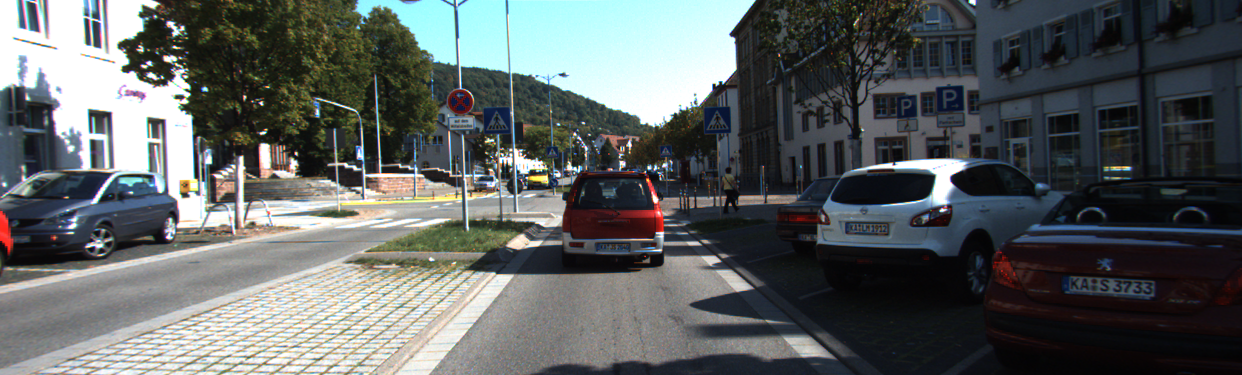
#> input picture images/000275.png, 1242 x 375 px
$ jupyter execute 3D_Subplots.ipynb   (shell and % lines are left out)   (older library calls are emulated)
#> lines starting #> are read from the running program, lines starting #| are printed output that depends on the picture
[cell 1]
import sys
sys.executable

[cell 2]
import cv2
import numpy as np
import matplotlib.pyplot as plt
from mpl_toolkits.mplot3d import Axes3D, axis3d
import seaborn as sns

[cell 3]
def plot3d(ax, pixels, colors_rgb,
        axis_labels=list("RGB"), axis_limits=((0, 255), (0, 255), (0, 255))):
    """Plot pixels in 3D."""
    # Set axis limits
    ax.set_xlim(*axis_limits[0])
    ax.set_ylim(*axis_limits[1])
    ax.set_zlim(*axis_limits[2])

    # Set axis labels and sizes
    ax.tick_params(axis='both', which='major', labelsize=14, pad=8)
    ax.set_xlabel(axis_labels[0], fontsize=16, labelpad=16)
    ax.set_ylabel(axis_labels[1], fontsize=16, labelpad=16)
    ax.set_zlabel(axis_labels[2], fontsize=16, labelpad=16)

    # Plot pixel values with colors given in colors_rgb
    ax.scatter(
        pixels[:, :, 0].ravel(),
        pixels[:, :, 1].ravel(),
        pixels[:, :, 2].ravel(),
        c=colors_rgb.reshape((-1, 3)), edgecolors='none')

    return ax  # return Axes3D object for further manipulation

### Visualization of an image as scatter plots in different color spaces

[cell 4]
def visualize(img_path):
    # Read a color image
#> called with img_path = 'images/000275.png'
    img = cv2.imread(img_path)
#> img is the input picture: shape (375, 1242, 3); mean B, G, R 96.5, 96.6, 91.8

    fig, ((ax1, ax2),(ax3, ax4)) = plt.subplots(2, 2, figsize=(16, 16), subplot_kw=dict(projection='3d'))

    # Select a small fraction of pixels to plot by subsampling it
    scale = max(img.shape[0], img.shape[1], 64) / 64  # at most 64 rows and columns
#> scale = 19.41
    img_small = cv2.resize(img, (np.int(img.shape[1] / scale), np.int(img.shape[0] / scale)), interpolation=cv2.INTER_NEAREST)

    # Convert subsampled image to desired color space(s)
    img_small_RGB = cv2.cvtColor(img_small, cv2.COLOR_BGR2RGB)  # OpenCV uses BGR, matplotlib likes RGB
    img_small_HSV = cv2.cvtColor(img_small, cv2.COLOR_BGR2HSV)
    img_small_HLS = cv2.cvtColor(img_small, cv2.COLOR_BGR2HLS)
    img_small_LUV = cv2.cvtColor(img_small, cv2.COLOR_BGR2LUV)
    img_small_rgb = img_small_RGB / 255.  # scaled to [0, 1], only for plotting

    plot3d(ax1, img_small_RGB, img_small_rgb)
    plot3d(ax2, img_small_HSV, img_small_rgb, axis_labels=list("HSV"))
    plot3d(ax3, img_small_HLS, img_small_rgb, axis_labels=list("HLS"))
    plot3d(ax4, img_small_LUV, img_small_rgb, axis_labels=list("LUV"))
    plt.show()
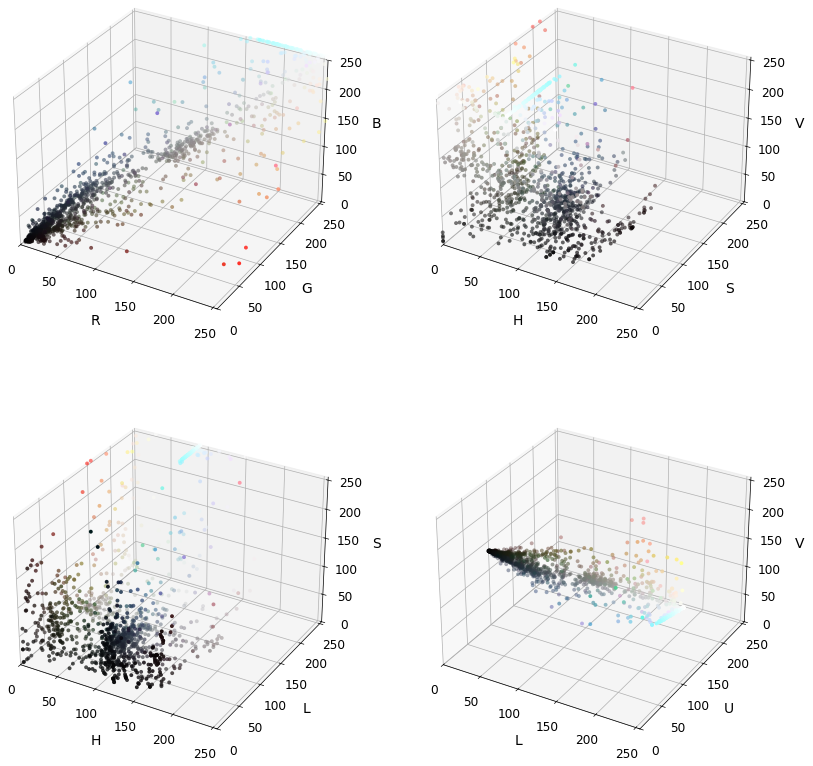
#> figure drawn by matplotlib, 4 panels

[cell 5]
visualize("images/000275.png")

[cell 6]
visualize("images/2.png")
#> call 2 of visualize, with img_path = 'images/2.png'
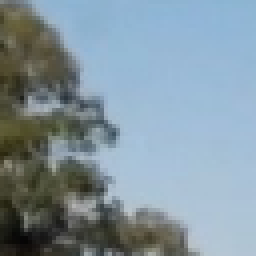
#> input picture images/2.png, 64 x 64 px (shown 4 times larger)
#> in visualize, img is the input picture: shape (64, 64, 3); mean B, G, R 158.4, 148, 130
#> in visualize (call 2), `img_small_HSV = cv2.cvtColor(img_small, cv2.COLOR_BGR2HSV)`: img_small_HSV: shape (64, 64, 3); mean H, S, V 81.6, 57.6, 163.3
#> in visualize (call 2), `img_small_HLS = cv2.cvtColor(img_small, cv2.COLOR_BGR2HLS)`: img_small_HLS: shape (64, 64, 3); mean of channels 0, 1, 2 81.6, 144.6, 69
#> in visualize (call 2), `img_small_LUV = cv2.cvtColor(img_small, cv2.COLOR_BGR2LUV)`: img_small_LUV: shape (64, 64, 3); mean of channels 0, 1, 2 151.5, 89.5, 125.4
#> in visualize (call 2), `plt.show()`:
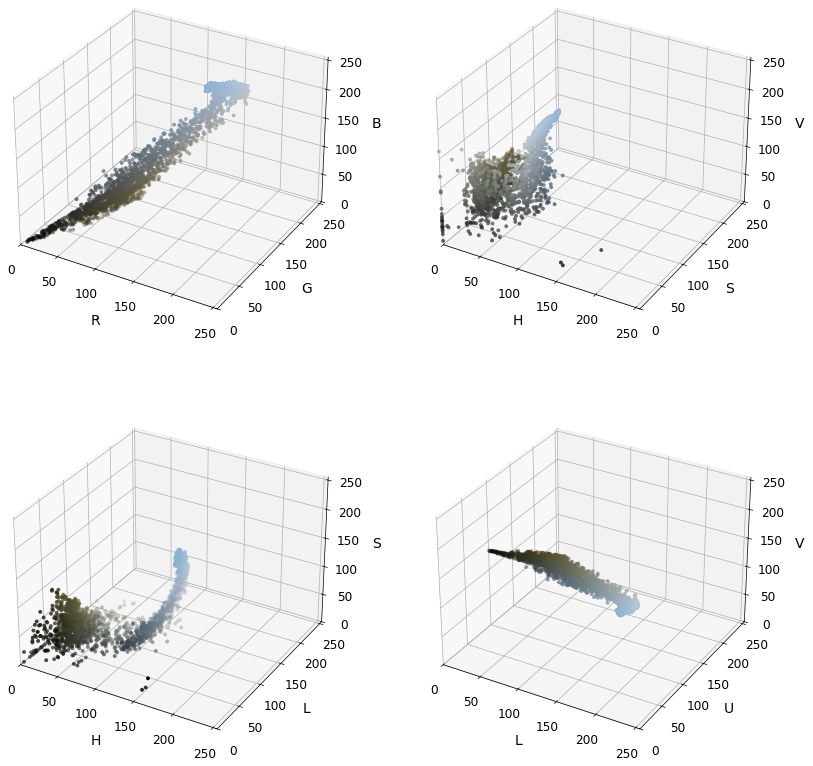
#> figure drawn by matplotlib, 4 panels

[cell 7]
visualize("images/25.png")
#> call 3 of visualize, with img_path = 'images/25.png'
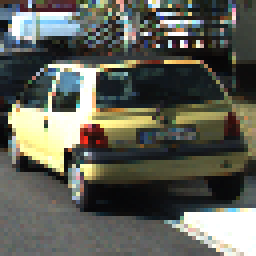
#> input picture images/25.png, 64 x 64 px (shown 4 times larger)
#> in visualize, img is the input picture: shape (64, 64, 3); mean B, G, R 86.6, 95.9, 94.3
#> in visualize (call 3), `img_small_HSV = cv2.cvtColor(img_small, cv2.COLOR_BGR2HSV)`: img_small_HSV: shape (64, 64, 3); mean H, S, V 62, 61, 102.7
#> in visualize (call 3), `img_small_HLS = cv2.cvtColor(img_small, cv2.COLOR_BGR2HLS)`: img_small_HLS: shape (64, 64, 3); mean of channels 0, 1, 2 62, 91.2, 61.1
#> in visualize (call 3), `img_small_LUV = cv2.cvtColor(img_small, cv2.COLOR_BGR2LUV)`: img_small_LUV: shape (64, 64, 3); mean of channels 0, 1, 2 98.3, 96.7, 142.3
#> in visualize (call 3), `plt.show()`:
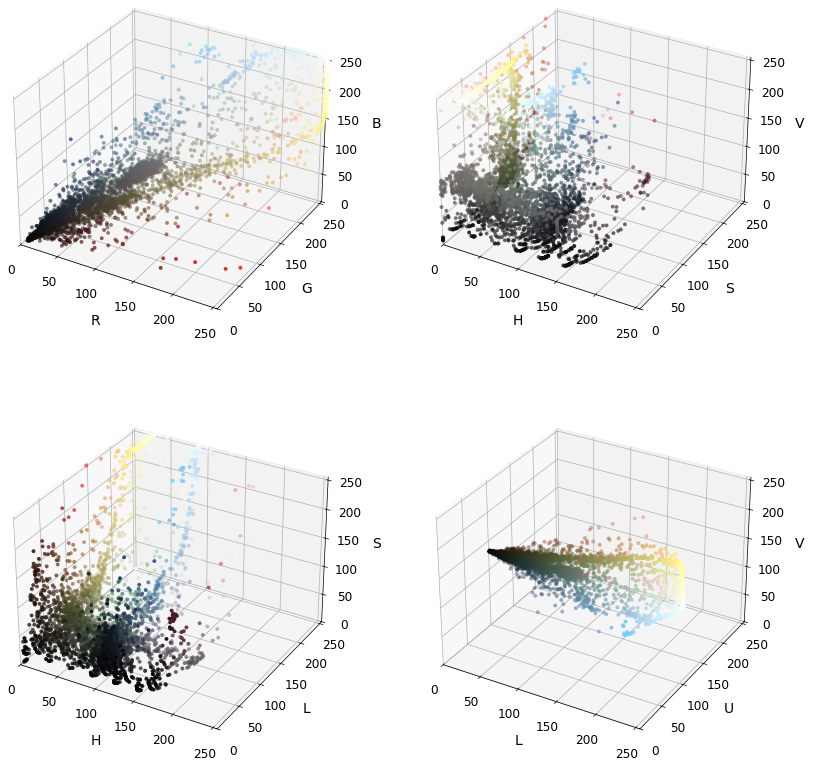
#> figure drawn by matplotlib, 4 panels

[cell 8]
visualize("images/3.png")
#> call 4 of visualize, with img_path = 'images/3.png'
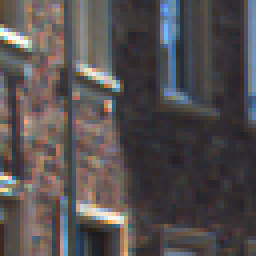
#> input picture images/3.png, 64 x 64 px (shown 4 times larger)
#> in visualize, img is the input picture: shape (64, 64, 3); mean B, G, R 79.9, 79, 84.7
#> in visualize (call 4), `img_small_HSV = cv2.cvtColor(img_small, cv2.COLOR_BGR2HSV)`: img_small_HSV: shape (64, 64, 3); mean H, S, V 84.2, 49.9, 92
#> in visualize (call 4), `img_small_HLS = cv2.cvtColor(img_small, cv2.COLOR_BGR2HLS)`: img_small_HLS: shape (64, 64, 3); mean of channels 0, 1, 2 84.2, 81.9, 32.5
#> in visualize (call 4), `img_small_LUV = cv2.cvtColor(img_small, cv2.COLOR_BGR2LUV)`: img_small_LUV: shape (64, 64, 3); mean of channels 0, 1, 2 85.7, 99.2, 136.1
#> in visualize (call 4), `plt.show()`:
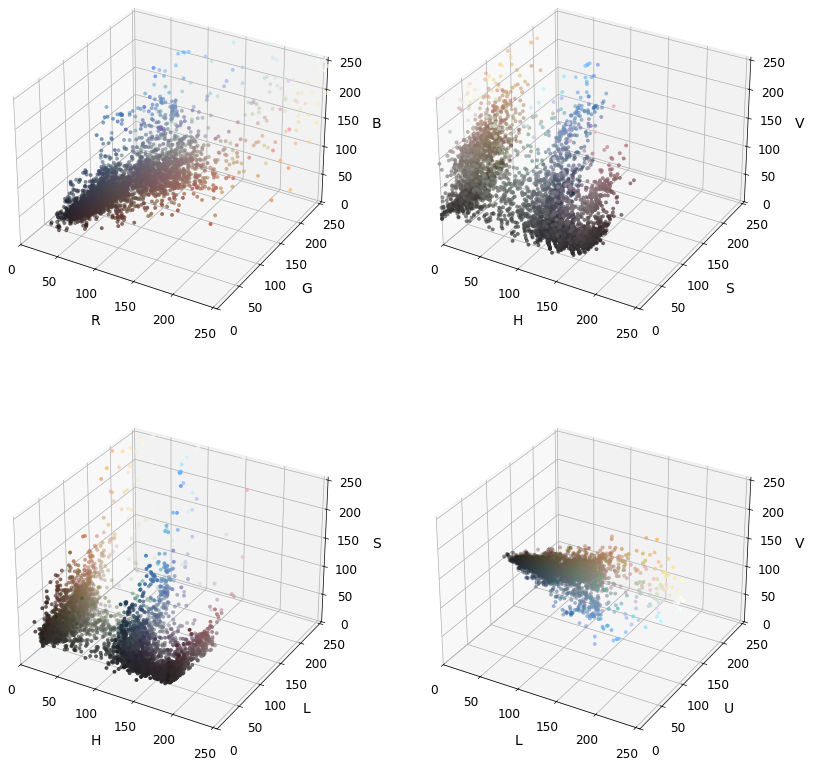
#> figure drawn by matplotlib, 4 panels
